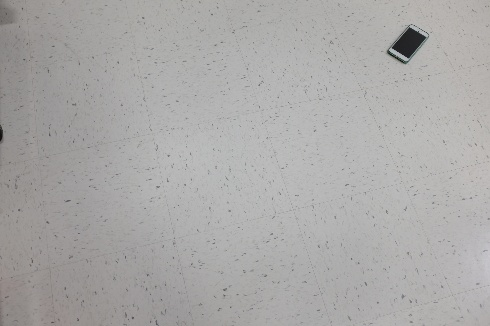
#> input picture find_phone/0.jpg, 490 x 326 px
$ python find_phone.py find_phone/0.jpg   (Python 2 division)   (older library calls are emulated)
#> lines starting #> are read from the running program, lines starting #| are printed output that depends on the picture; after the words box and inside, x2 and y2 are one past the last pixel; in counts of white or black regions, pixels touching at a corner belong together
#> (reads trained_gaussian_params.npz from the repository)
#> further down, img is the input picture: shape (326, 490, 3); mean B, G, R 168.1, 169.1, 170.3
#> `img = cv2.cvtColor(img, cv2.COLOR_BGR2HSV)`: img: shape (326, 490, 3); mean H, S, V 32.1, 4, 170.4
### find_phone_utils.py
import cv2
import math
import numpy as np
from numpy.linalg import inv, det


def gaussian_d(mean, cov, px):
    """Given the mean, cov, and input vector to compute the likelihood

    Args:
        mean: Numpy array, mean of the Gaussian distribution
        cov: Numpy array, covariance of the Gaussian distribution
        px: Numpy array, input vector in the space

    Returns:
        A scalar probability value, representing the likelihood of the
        input vector with the given Gaussian distribution parameters
    """

    exponent = -0.5*(np.dot(np.dot(((px - mean.T)),(inv(cov))),(px - mean)))

    denom = (((2*math.pi)**len(mean))*(det(cov)))**(0.5)

    return np.exp(exponent) / denom


def predict_phone_coordinates(img, phone_px_mean, phone_px_cov, non_phone_px_mean, non_phone_px_cov):
    """Predict the normalized coordinates of the phone in the given image

    Args:
        img: an Numpy ndarray, image in the HSV space (NOT BGR!!)
        phone_px_mean: mean for the pixel class "Phone"
        phone_px_cov: covariance for the pixel class "Phone"
        non_phone_px_mean: mean for the pixel class "Non-Phone"
        non_phone_px_cov: covariance for the pixel class "Non-Phone"

    Returns:
        A Numpy array, contains two elements: the predicted normalized coordinates x, y

    """

    # get height and width of the image
    IMG_H = img.shape[0]
#> IMG_H = 326
    IMG_W = img.shape[1]
#> IMG_W = 490

    img = np.reshape(img, (IMG_H*IMG_W, 3))  # flatten the image

    # create a binary mask by classifying the pixels into "Phone" vs. "Non-phone"

    testset_mask = []

    for px in img:
        if gaussian_d(phone_px_mean, phone_px_cov, px) >= gaussian_d(non_phone_px_mean, non_phone_px_cov, px):
            testset_mask.append(True)
        else:
            testset_mask.append(False)
#> this loop made 159740 passes
#> px on passes 1 to 3: [13, 15, 122], [13, 15, 123], [13, 14, 129]
#> after the loop, testset_mask = 159740 items

    testset_mask = np.asarray(testset_mask).reshape(IMG_H,IMG_W)
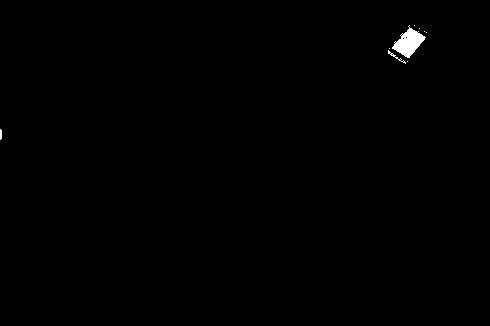
#> testset_mask: shape (326, 490) bool; 0.38% white; 9 white regions (6 under 20 px)

    # find the contours on the mask
    img, contours, hierarchy = cv2.findContours(testset_mask.astype(np.uint8), cv2.RETR_TREE, cv2.CHAIN_APPROX_SIMPLE)
#> contours = 18 contours, 16 with area under 20; largest, box (x1, y1, x2, y2) and area: (392, 25, 426, 58) 506, (388, 50, 406, 64) 20

    box_area_max = 0
    box_max = 0
    for contour in contours:
        box = cv2.minAreaRect(contour)  # fit bounding rect on contour
        box_w = box[1][0]
        box_h = box[1][1]

        # if width is greater than height, swap them
        if box_w > box_h:
            box_h = box[1][0]
            box_w = box[1][1]

        # ratio between height and width of an iphone 6 is 1.7786
        # define upper limit of height and width ratio
        H_W_LIMIT_U = 1.7786 * 1.75

        # define max area for classifying an iphone
        AREA_LIMIT = 1400

        if (box_h != 0) and (box_w != 0):  # to prevent error in box_h/box_w
            box_area = box_h*box_w

            # if box area > previous max area and height/width ratio are in the reasonable range
            if (AREA_LIMIT > box_area > box_area_max) and (1.10 < box_h/box_w < H_W_LIMIT_U):
                box_area_max = box_area
                box_max = box
#> this loop made 18 passes
#> (box_area, box_area_max, box_max) on pass 13: (627.5, 627.5, ((407.9, 41.88), (29.7, 21.13), -50.19))
#> (box, box_area) on pass 3: (((396.2, 56.96), (2.5, 21.36), -56.31), 53.31)
#> after the loop, box_area_max = 627.5

    if box_max:
        pred_coord = np.array([box_max[0][0]/IMG_W, box_max[0][1]/IMG_H])  # predict coordiniates
#> pred_coord = [0.832, 0.128]
    else:
        pred_coord = np.array([0.5, 0.5])  # in case of detection failure

    return pred_coord

### find_phone.py
import cv2
import math
import numpy as np
from numpy.linalg import inv, det
import os
import sys
from find_phone_utils import predict_phone_coordinates


# read command line argument
assert len(sys.argv) == 2, 'Only 1 command line arg: path to the image to be tested'

img_path = sys.argv[1]


# read parameters from train_phone_finder.py for the Gaussian Classifiers
data = np.load("trained_gaussian_params.npz")
data.keys()

phone_px_mean = data['phone_px_mean']
phone_px_cov = data['phone_px_cov']
non_phone_px_mean = data['non_phone_px_mean']
non_phone_px_cov = data['non_phone_px_cov']


# load in test image
img = cv2.imread(img_path)

# convert image to HSV from RGB
img = cv2.cvtColor(img, cv2.COLOR_BGR2HSV)

pred_coord = predict_phone_coordinates(img, phone_px_mean, phone_px_cov,
                                       non_phone_px_mean, non_phone_px_cov)
#> pred_coord = [0.832, 0.128]

print "%.4f %.4f" % (pred_coord[0] ,pred_coord[1])
#| 0.8324 0.1285
